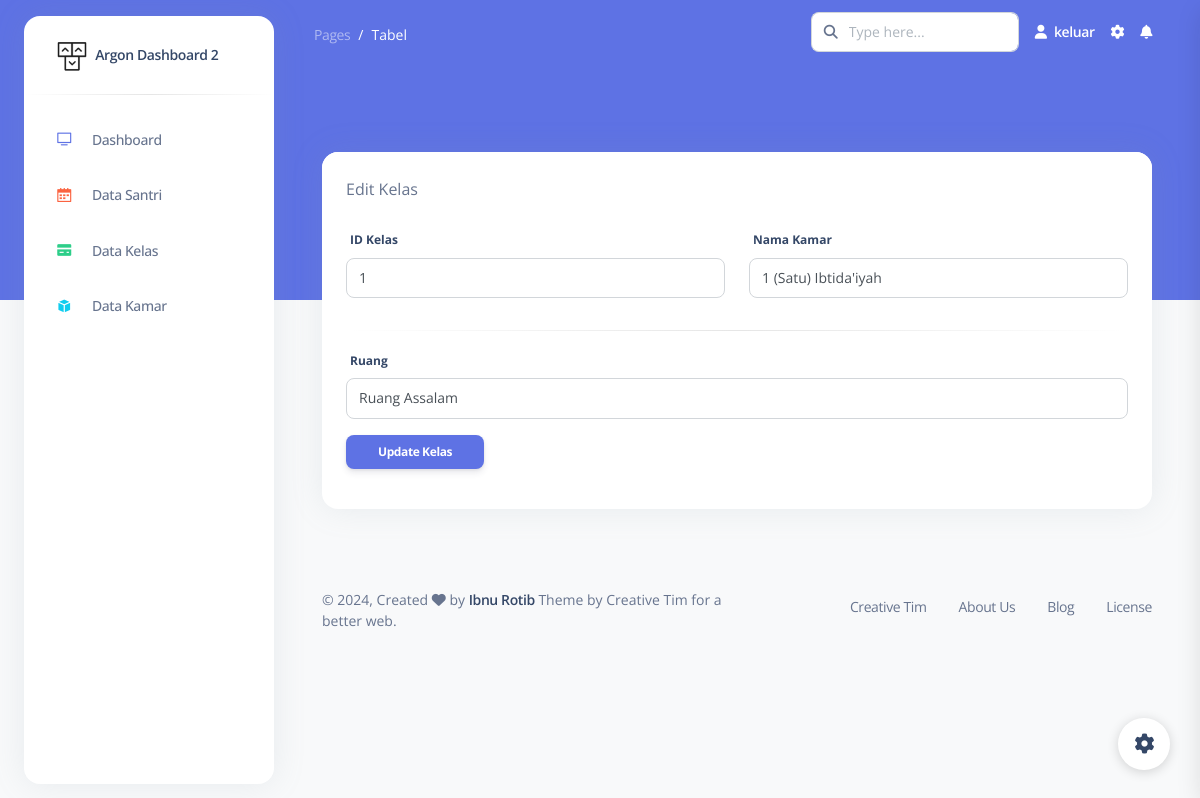
The page /edit-kelas.php?id_kelas=1 (signed in) on the database its author committed.
### tables this page shows
CREATE TABLE `kelas` (
  `id_kelas` int(11) NOT NULL,
  `nama_kelas` varchar(100) NOT NULL,
  `ruang` varchar(100) NOT NULL
);

### functions.php (called while the page is built, shortened)
<?php
$connect = mysqli_connect("localhost","root","","utsweb");
function query($query) {
    global $connect;
    $result = mysqli_query($connect, $query);
    $rows = [];
    while ($row = mysqli_fetch_assoc($result)) {
        $rows[] = $row;
    }
    return $rows;
}
?>

### edit-kelas.php (the view, shortened to what this page needs)
<?php
require 'functions.php';
$id_kelas = $_GET["id_kelas"];
$kls = query("SELECT * FROM kelas WHERE id_kelas = $id_kelas") [0];
?>
<!DOCTYPE html>
<html lang="en">
<head>
  <link href="assets/css/nucleo-icons.css" rel="stylesheet" />
  <link href="assets/css/nucleo-svg.css" rel="stylesheet" />
  <link href="assets/css/nucleo-svg.css" rel="stylesheet" />
  <link id="pagestyle" href="assets/css/argon-dashboard.css?v=2.0.4" rel="stylesheet" />
</head>
<body class="g-sidenav-show   bg-gray-100">
  <div class="min-height-300 bg-primary position-absolute w-100"></div>
  <?php require 'sidebar.php' ?>
  <main class="main-content position-relative border-radius-lg ">
    <?php require 'navbar.php' ?>
    <div class="container-fluid py-4">
      <div class="container-fluid py-6">
        <form action="" method="POST">
          <div class="row">
          <div class="col-md-15">
            <div class="card">
              <div class="card-header pb-0">
                <div class="d-flex align-items-center">
                  <p class="mb-0">Edit Kelas</p>
                </div>
              </div>
              <div class="card-body">
                <div class="row">
                  <div class="col-md-6">
                    <div class="form-group">
                      <label for="id_kelas" class="form-control-label" required>ID Kelas</label>
                      <input name="id_kelas" class="form-control" type="text" value="<?= $kls["id_kelas"]; ?>">
                    </div>
                  </div>
                  <div class="col-md-6">
                    <div class="form-group">
                      <label for="nama_kelas" class="form-control-label">Nama Kamar</label>
                      <input name="nama_kelas" class="form-control" type="text" value="<?= $kls["nama_kelas"]; ?>">
                    </div>
                  </div>
                </div>
                <hr class="horizontal dark">
                <div class="row">
                  <div class="col-md-12">
                    <div class="form-group">
                      <label for="ruang" class="form-control-label">Ruang</label>
                      <input name="ruang" class="form-control" type="text" value="<?= $kls["ruang"]; ?>">
                    </div>
                  </div>
                </div>
                <button type="submit" name="submit" class="btn btn-primary btn-sm ms-auto">Update Kelas</button>
                <br>
              </div>
            </div>
          </div>
        </form>
      </div>
    </div>
    <?php require 'footer.php' ?>
  </main>
  <?php require 'plugins.php' ?>
</body>
</html>

### rows shown on the page
kelas: id_kelas "1", nama_kelas "1 (Satu) Ibtida'iyah", ruang "Ruang Assalam"
